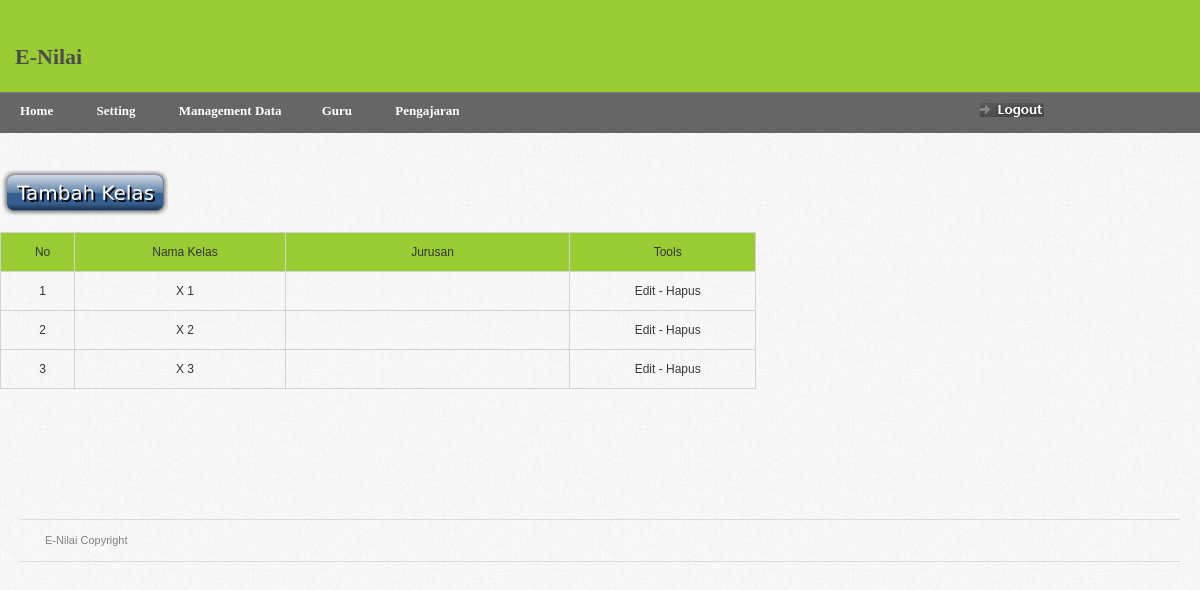
The page /home.php?page=kelastampil (signed in) on the database its author committed.
### tables this page shows
CREATE TABLE `setup_kelas` (
  `id_kelas` varchar(7) NOT NULL,
  `nama_kelas` varchar(10) NOT NULL
);

### kelastampil.php (the view, shortened to what this page needs)
<span>
<h2>
<a href="?page=kelasinput" ><img src="images/tombol/cooltext1864694576.png" /></a></h2>
<table width="63%" border="0" cellspacing="0" cellpadding="0" id="product-table" >
  <tr bgcolor="#99CC33">
  <td width="6%"><div align="center">No</div></td>
	<td width="17%"><div align="center">Nama Kelas</div></td>
    <td width="23%"><div align="center">Jurusan</div></td>
    <td width="15%"><div align="center">Tools</div></td>
  </tr>
  <?php
  $rw=mysqli_query($koneksi,"Select * from setup_kelas order by nama_kelas asc");
  while($s=mysqli_fetch_array($rw))
  {
  ?>
  <tr>
  <td align="center"><?php echo $c=$c+1;?></td>
	<td align="center"><?php echo $s['nama_kelas']; ?></td>
    <td align="center"><?php echo $s['jurusan']; ?></td>
    <td><div align="center"><a href="?page=kelasedit&id_kelas=<?php echo sha1($s['nama_kelas']); ?>">Edit</a> - <a href="?page=kelastampil&del=1&id_kelas=<?php echo sha1($s['id_kelas']); ?>">Hapus</a></div></td>
  </tr>
  <?php
  }
  ?>
</table>
</span>

### css/screen.css (style rules this page uses)
* { margin: 0; padding: 0; }
html, body { height: 100%; }
body { background: url(../images/gray_jean.png); color: #393939; font-family: Arial; font-size: 0px; line-height: 0; }
h2 { color: #393939; font-size: 16px; font-weight: bold; line-height: 20px; margin-bottom: 10px; }
#product-table { margin-bottom: 20px; }
#product-table td a { color: #393939; }
#product-table td { border: 1px solid #d2d2d2; padding: 10px 0 10px 10px; }
table { border-collapse: collapse; }
a { outline: none; text-decoration: none; }
img { border: 0; }

### rows shown on the page
setup_kelas: nama_kelas "X 1"
setup_kelas: c "2", nama_kelas "X 2"
setup_kelas: c "3", nama_kelas "X 3"
